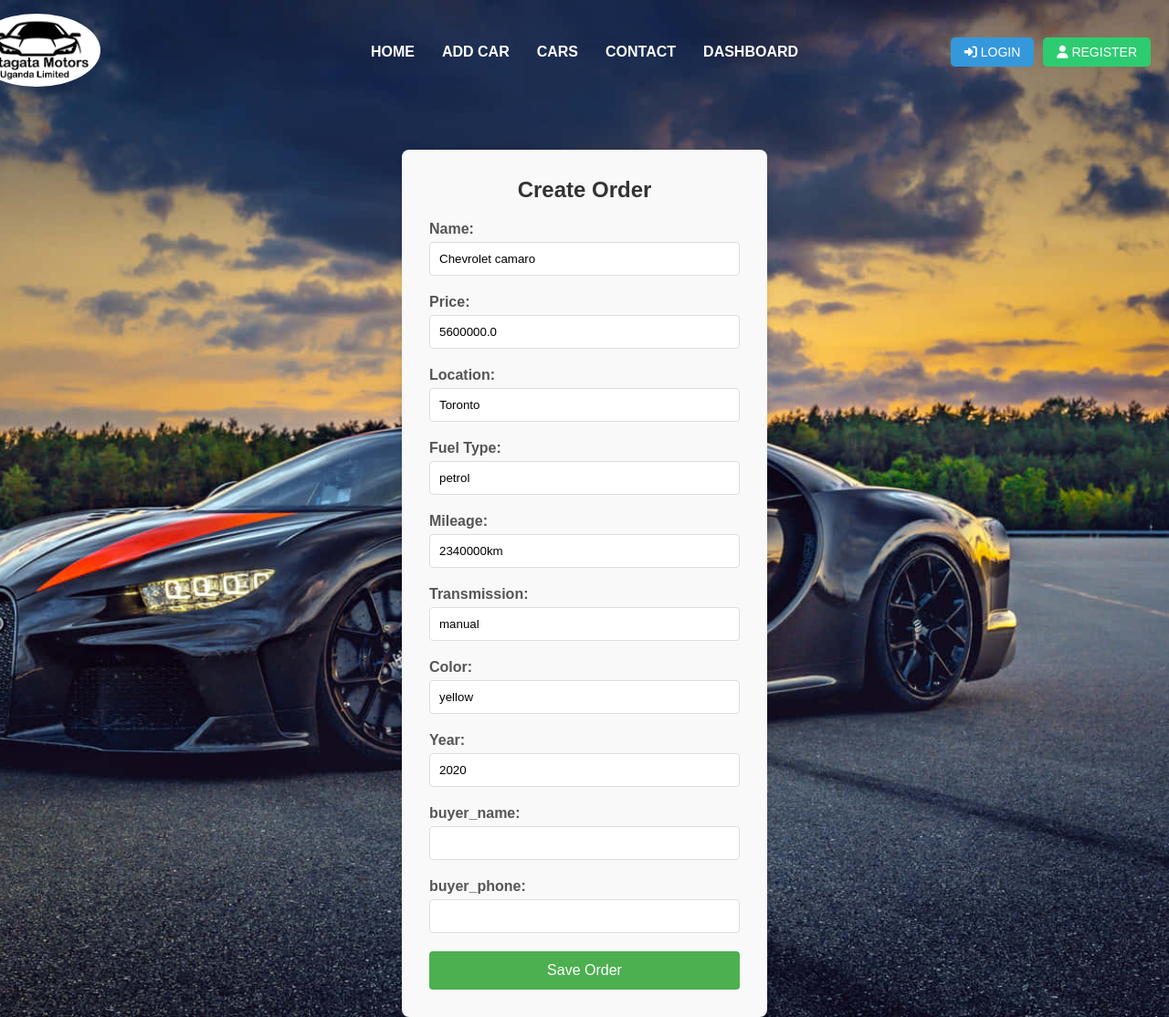
/create_order_with_details/7/, run on the app's committed database.
### mycarproject/models.py (models this page shows)
class Car(models.Model):
     name = models.CharField(max_length=100)
     price = models.DecimalField(max_digits=10,decimal_places=1)
     location = models.CharField(max_length=100)
     fuel_type = models.CharField(max_length=50, default='petrol')
     mileage = models.CharField(max_length=50, default='0')
     transmission = models.CharField(max_length=50, default='manual')
     color = models.CharField(max_length=50, default='Black')
     year = models.IntegerField()
     photo = models.ImageField(upload_to='images/',blank=False,default='icon.jpg')

### mycarproject/views.py (the view)
# urls.py: path('create_order_with_details/<int:id>/', views.create_order_with_details, name='create_order_with_details'),
def create_order_with_details(request, id):
    car = Car.objects.get(id=id)
    if request.method == 'POST':
        form = OrderForm(request.POST, request.FILES)
        if form.is_valid():
            order = form.save(commit=False)
            order.status = 'Pending'
            order.customer = request.user
            order.save()
            return redirect('cars')
    else:
        form = OrderForm(instance=car)
    return render(request, 'mycarproject/create_order.html', {'form': form,'data':car})

### mycarproject/forms.py
class OrderForm(forms.ModelForm):
    class Meta:
     model = Order
     fields = ['name', 'price', 'location', 'fuel_type', 'mileage', 'transmission', 'color', 'year','buyer_name','buyer_phone']

### mycarproject/templates/mycarproject/create_order.html (shortened to what this page needs)
{% extends 'mycarproject/base.html' %}
{% block content %}
<div class="form-container">
    <h2>Create Order</h2>
    <form method="POST" id="OrderForm">
        <div class="form-group">
            <label for="name">Name:</label>
            <input type="text" name="name" id="name" required value="{{data.name}}" >
        </div>
        <div class="form-group">
            <label for="price">Price:</label>
            <input type="number" name="price" id="price" required value="{{data.price}}">
        </div>
        <div class="form-group">
            <label for="location">Location:</label>
            <input type="text" name="location" id="location" required value="{{data.location}}">
        </div>
        <div class="form-group">
            <label for="fuel_type">Fuel Type:</label>
            <input type="text" name="fuel_type" id="fuel_type" required value="{{data.fuel_type}}">
        </div>
        <div class="form-group">
            <label for="mileage">Mileage:</label>
            <input type="text" name="mileage" id="mileage" required value="{{data.mileage}}">
        </div>
        <div class="form-group">
            <label for="transmission">Transmission:</label>
            <input type="text" name="transmission" id="transmission" required value="{{data.transmission}}">
        </div>
        <div class="form-group">
            <label for="color">Color:</label>
            <input type="text" name="color" id="color" required value="{{data.color}}">
        </div>
        <div class="form-group">
            <label for="year">Year:</label>
            <input type="number" name="year" id="year" required value="{{data.year}}">
        </div>
        <div class="form-group">
            <label for="buyer_name">buyer_name:</label>
            <input type="text" name="buyer_name" id="buyer_name" required>
        </div>
        <div class="form-group">
            <label for="buyer_phone">buyer_phone:</label>
            <input type="text" name="buyer_phone" id="buyer_phone" required>
        </div>
        <button type="submit" class="submit-button">Save Order</button>
    </form>
</div>
{% endblock %}

### mycarproject/static/main.css (style rules this page uses)
#bg { background-repeat: no-repeat; background-size: cover; background-position: center; background-attachment: fixed; height: 100vh; width: 100vw; }
* { margin: 0; padding: 0; box-sizing: border-box; font-family: Arial, sans-serif; }

### mycarproject/templates/mycarproject/create_order.html (style rules this page uses)
.form-container { width: 400px; margin: 50px auto; padding: 30px; background-color: #f9f9f9; border-radius: 8px; box-shadow: 0 4px 8px rgba(0, 0, 0, 0.1); }
.form-container h2 { text-align: center; margin-bottom: 20px; color: #333; }
.form-group { margin-bottom: 20px; }
.form-group label { display: block; margin-bottom: 5px; font-weight: bold; color: #555; }
.form-group input { width: 100%; padding: 10px; border: 1px solid #ddd; border-radius: 4px; box-sizing: border-box; }
.submit-button { background-color: #4CAF50; color: white; padding: 12px 20px; border: none; border-radius: 4px; cursor: pointer; width: 100%; font-size: 16px; }

### data on the page
Car: name "Chevrolet camaro", price "5600000.0", location "Toronto", fuel_type "petrol", mileage "2340000km", transmission "manual", color "yellow", year "2020"
